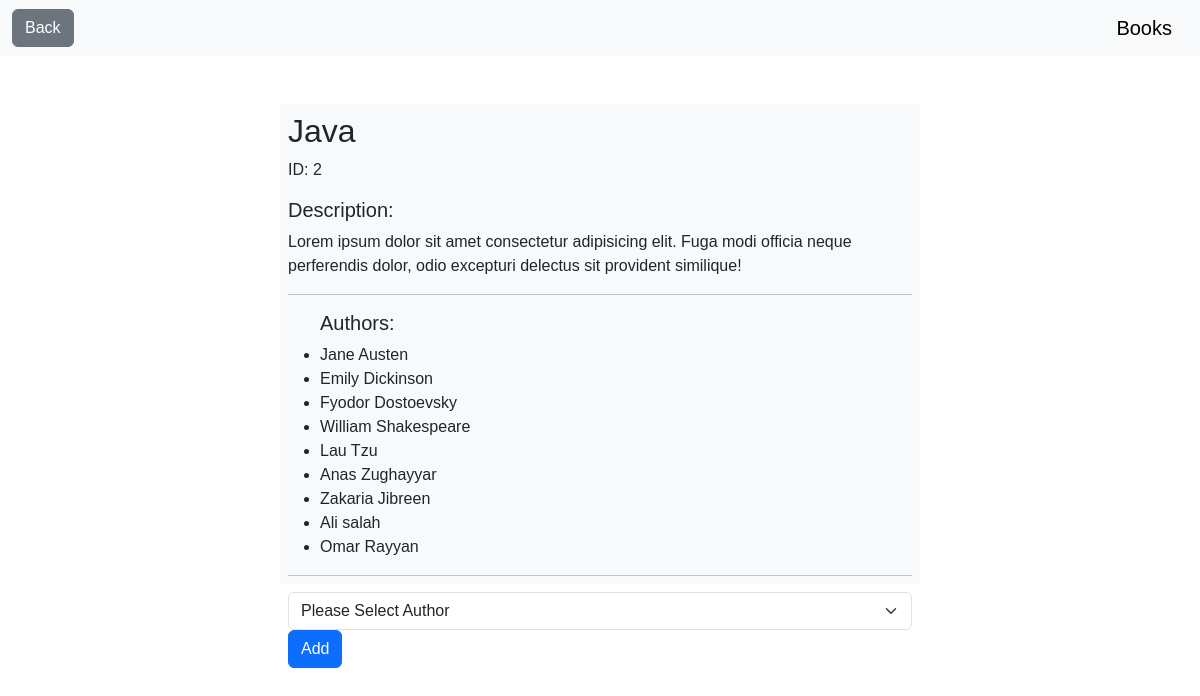
The page /book/2 on the database its author committed.
### books_authors_app/models.py (models this page shows)
class Book(models.Model):
    title = models.CharField(max_length=255)
    desc = models.TextField(default=" ")
    created_at = models.DateTimeField(auto_now_add=True)
    updated_at = models.DateTimeField(auto_now=True)

class Author(models.Model):
    first_name = models.CharField(max_length=45)
    last_name = models.CharField(max_length=45)
    books = models.ManyToManyField(Book, related_name="authors")
    created_at = models.DateTimeField(auto_now_add=True)
    updated_at = models.DateTimeField(auto_now=True)
    notes = models.TextField()

### books_authors_app/views.py (the view)
# urls.py: path('book/<int:id>', views.view_book),
def view_book(request, id):
    context = {
        'book' : models.get_book_by_id(id),
        'authors' : models.get_all_authors()
    }
    return render(request, "book_view.html", context)

### books_authors_app/models.py (called while the page is built)
def get_all_authors():
    return Author.objects.all()

def get_book_by_id(id):
    return Book.objects.get(id=id)

### books_authors_app/templates/book_view.html (shortened to what this page needs)
<!DOCTYPE html>
<html lang="en">
<head>
    {% load static %}
    <link rel="stylesheet" href="{% static 'css/bootstrap/bootstrap.css' %}">
    <link rel="stylesheet" href="{% static 'css/my_css/my_style.css' %}">
</head>
<body>
    <nav class="navbar bg-body-tertiary">
        <div class="container-fluid">
            <a href="/books" class="btn btn-secondary">Back</a>
            <a class="navbar-brand">Books</a>
        </div>
    </nav>
    <br>
    <br>
    <div class="container-book-view">
        <h2>{{ book.title }}</h2>
        <p>ID: {{ book.id }} </p>
        <h5>Description:</h5>
        <p>{{ book.desc }}</p>
        <hr>
        <ul>
        <h5>Authors:</h5>
        {% for author in book.authors.all %}
            <li>{{ author.first_name }} {{ author.last_name }}</li>
        {% endfor %}
        </ul>
        <hr>
        <form action="/addAuthorToBook" method="post">
            <select class="form-select" name="author_id">
                <option value="null" selected>Please Select Author</option>
            </select>
            <button type="submit" class="btn btn-primary">Add</button>
        </form>
    </div>
</body>
</html>

### books_authors_app/static/css/my_css/my_style.css (style rules this page uses)
body { padding: 0; }
* { margin: 0; padding: 0; font-family: sans-serif; }
.container-book-view { margin: auto; padding: 1vh; width: 80vh; height: 60vh; background-color: #f8f9fa; }

### rows shown on the page
Book: title "Java", id "2", desc "Lorem ipsum dolor sit amet consectetur adipisicing elit. Fuga modi officia neque perferendis dolor, odio excepturi delectus sit provident similique!"
Author: first_name "Jane", last_name "Austen"
Author: first_name "Emily", last_name "Dickinson"
Author: first_name "Fyodor", last_name "Dostoevsky"
Author: first_name "William", last_name "Shakespeare"
Author: first_name "Lau", last_name "Tzu"
Author: first_name "Anas", last_name "Zughayyar"
Author: first_name "Zakaria", last_name "Jibreen"
Author: first_name "Ali", last_name "salah"
Author: first_name "Omar", last_name "Rayyan"
